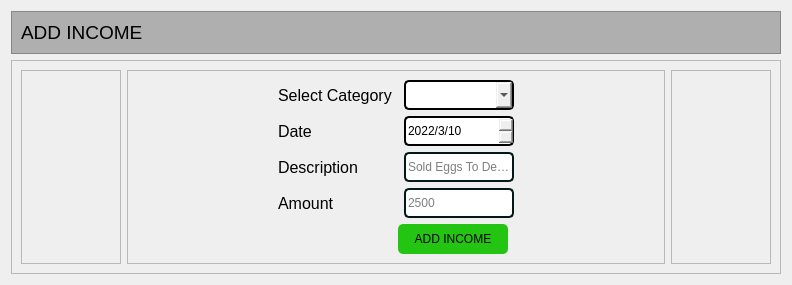
                  <widget class="QWidget" name="pageAddIncome">
                   <layout class="QVBoxLayout" name="verticalLayout_51">
                    <item>
                     <widget class="QFrame" name="frame_102">
                      <property name="maximumSize">
                       <size>
                        <width>16777215</width>
                        <height>80</height>
                       </size>
                      </property>
                      <property name="styleSheet">
                       <string notr="true">background-color: rgb(175, 175, 175);</string>
                      </property>
                      <property name="frameShape">
                       <enum>QFrame::StyledPanel</enum>
                      </property>
                      <property name="frameShadow">
                       <enum>QFrame::Raised</enum>
                      </property>
                      <layout class="QVBoxLayout" name="verticalLayout_50">
                       <item>
                        <widget class="QLabel" name="label_44">
                         <property name="font">
                          <font>
                           <pointsize>14</pointsize>
                          </font>
                         </property>
                         <property name="text">
                          <string>ADD INCOME</string>
                         </property>
                        </widget>
                       </item>
                      </layout>
                     </widget>
                    </item>
                    <item>
                     <widget class="QFrame" name="frame_103">
                      <property name="frameShape">
                       <enum>QFrame::StyledPanel</enum>
                      </property>
                      <property name="frameShadow">
                       <enum>QFrame::Raised</enum>
                      </property>
                      <layout class="QHBoxLayout" name="horizontalLayout_38">
                       <item>
                        <widget class="QFrame" name="frame_104">
                         <property name="minimumSize">
                          <size>
                           <width>100</width>
                           <height>0</height>
                          </size>
                         </property>
                         <property name="maximumSize">
                          <size>
                           <width>200</width>
                           <height>16777215</height>
                          </size>
                         </property>
                         <property name="frameShape">
                          <enum>QFrame::StyledPanel</enum>
                         </property>
                         <property name="frameShadow">
                          <enum>QFrame::Raised</enum>
                         </property>
                        </widget>
                       </item>
                       <item>
                        <widget class="QFrame" name="frame_105">
                         <property name="frameShape">
                          <enum>QFrame::StyledPanel</enum>
                         </property>
                         <property name="frameShadow">
                          <enum>QFrame::Raised</enum>
                         </property>
                         <layout class="QGridLayout" name="gridLayout_3">
                          <property name="leftMargin">
                           <number>150</number>
                          </property>
                          <property name="rightMargin">
                           <number>150</number>
                          </property>
                          <item row="6" column="1" colspan="2">
                           <widget class="QPushButton" name="btn_pageAddincome_AddIncome">
                            <property name="minimumSize">
                             <size>
                              <width>0</width>
                              <height>30</height>
                             </size>
                            </property>
                            <property name="maximumSize">
                             <size>
                              <width>110</width>
                              <height>16777215</height>
                             </size>
                            </property>
                            <property name="styleSheet">
                             <string notr="true">background-color: rgb(36, 197, 18);
border-radius: 5px</string>
                            </property>
                            <property name="text">
                             <string>ADD INCOME</string>
                            </property>
                           </widget>
                          </item>
                          <item row="0" column="0">
                           <widget class="QLabel" name="label_45">
                            <property name="font">
                             <font>
                              <pointsize>12</pointsize>
                             </font>
                            </property>
                            <property name="text">
                             <string>Select Category</string>
                            </property>
                           </widget>
                          </item>
                          <item row="5" column="0">
                           <widget class="QLabel" name="label_49">
                            <property name="font">
                             <font>
                              <pointsize>12</pointsize>
                             </font>
                            </property>
                            <property name="text">
                             <string>Amount</string>
                            </property>
                           </widget>
                          </item>
                          <item row="3" column="2">
                           <widget class="QDateEdit" name="led_pageAddincome_dateOfIncome">
                            <property name="minimumSize">
                             <size>
                              <width>0</width>
                              <height>30</height>
                             </size>
                            </property>
                            <property name="maximumSize">
                             <size>
                              <width>170</width>
                              <height>16777215</height>
                             </size>
                            </property>
                            <property name="styleSheet">
                             <string notr="true">border: 2px solid black;
border-radius:5px</string>
                            </property>
                            <property name="maximumDateTime">
                             <datetime>
                              <hour>23</hour>
                              <minute>59</minute>
                              <second>59</second>
                              <year>2023</year>
                              <month>12</month>
                              <day>31</day>
                             </datetime>
                            </property>
                            <property name="minimumDateTime">
                             <datetime>
                              <hour>0</hour>
                              <minute>0</minute>
                              <second>0</second>
                              <year>2022</year>
                              <month>3</month>
                              <day>10</day>
                             </datetime>
                            </property>
                            <property name="displayFormat">
                             <string>yyyy/M/d</string>
                            </property>
                           </widget>
                          </item>
                          <item row="3" column="0">
                           <widget class="QLabel" name="label_46">
                            <property name="font">
                             <font>
                              <pointsize>12</pointsize>
                             </font>
                            </property>
                            <property name="text">
                             <string>Date</string>
                            </property>
                           </widget>
                          </item>
                          <item row="4" column="2">
                           <widget class="QLineEdit" name="led_pageAddincome_Description">
                            <property name="minimumSize">
                             <size>
                              <width>0</width>
                              <height>30</height>
                             </size>
                            </property>
                            <property name="maximumSize">
                             <size>
                              <width>170</width>
                              <height>16777215</height>
                             </size>
                            </property>
                            <property name="styleSheet">
                             <string notr="true">border: 2px solid rgb(3, 23, 24);
border-radius: 5px</string>
                            </property>
                            <property name="placeholderText">
                             <string>Sold Eggs To Dennis</string>
                            </property>
                           </widget>
                          </item>
                          <item row="4" column="0">
                           <widget class="QLabel" name="label_47">
                            <property name="font">
                             <font>
                              <pointsize>12</pointsize>
                             </font>
                            </property>
                            <property name="text">
                             <string>Description</string>
                            </property>
                           </widget>
                          </item>
                          <item row="5" column="2">
                           <widget class="QLineEdit" name="led_pageAddincome_amount">
                            <property name="minimumSize">
                             <size>
                              <width>0</width>
                              <height>30</height>
                             </size>
                            </property>
                            <property name="maximumSize">
                             <size>
                              <width>170</width>
                              <height>16777215</height>
                             </size>
                            </property>
                            <property name="styleSheet">
                             <string notr="true">border: 2px solid rgb(3, 23, 24);
border-radius: 5px</string>
                            </property>
                            <property name="placeholderText">
                             <string>2500</string>
                            </property>
                           </widget>
                          </item>
                          <item row="0" column="2">
                           <widget class="QComboBox" name="combo_pageAddincome_Category">
                            <property name="minimumSize">
                             <size>
                              <width>0</width>
                              <height>30</height>
                             </size>
                            </property>
                            <property name="maximumSize">
                             <size>
                              <width>170</width>
                              <height>16777215</height>
                             </size>
                            </property>
                            <property name="styleSheet">
                             <string notr="true">border: 2px solid black;
border-radius:5px</string>
                            </property>
                           </widget>
                          </item>
                         </layout>
                        </widget>
                       </item>
                       <item>
                        <widget class="QFrame" name="frame_106">
                         <property name="minimumSize">
                          <size>
                           <width>100</width>
                           <height>0</height>
                          </size>
                         </property>
                         <property name="maximumSize">
                          <size>
                           <width>200</width>
                           <height>16777215</height>
                          </size>
                         </property>
                         <property name="frameShape">
                          <enum>QFrame::StyledPanel</enum>
                         </property>
                         <property name="frameShadow">
                          <enum>QFrame::Raised</enum>
                         </property>
                        </widget>
                       </item>
                      </layout>
                     </widget>
                    </item>
                   </layout>
                  </widget>
